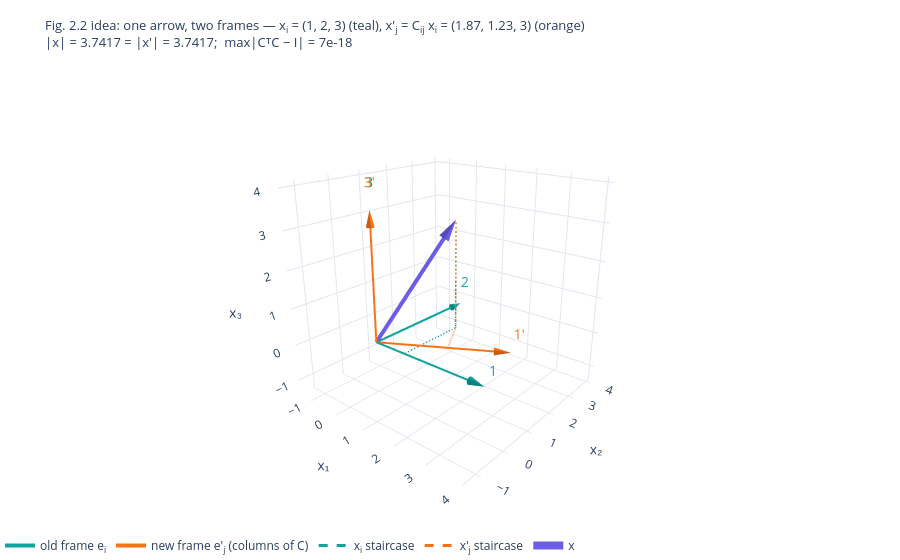

Source (notebook cell):
### Markdown cell above
> ⚠️ **Common confusion (passive vs active):** Wikipedia's rotation matrix $R(\theta)$ rotates a *vector*
> counterclockwise; it has exactly the entries of our C for a frame turned by +θ. But the book uses C *passively*: the
> arrow stays, the axes turn, so the new components are $\mathbf x' = \mathbf C^{\rm T}\mathbf x$ — the transpose.
> Turning the axes by +θ looks, from the axes' point of view, like turning the arrow by −θ.
> `scipy.spatial.transform.Rotation.as_matrix()` is active too. Code: every C-returning function's docstring says
> "passive"; the explainer of C03 has a "what rotates?" toggle that shows both.

### Code cell
from scripts.ch02_fig2_2_rotated_axes import rotated_axes_figure   # drawing helper (P64): two frames, one arrow, both component sets
fig = rotated_axes_figure(C, x=[1, 2, 3])                          # teal old frame, orange new frame (columns of C), the arrow x and its shadows in both
fig.show()                                                         # rotate: the arrow is drawn once

### Figure 1 — Plotly figure (JSON) as saved in the notebook; plotly's stock layout.template omitted (floating-point values rounded to 4 significant figures)
{"data": [{"hoverinfo": "skip", "legendgroup": "old frame e<sub>i</sub>", "line": {"color": "#0fa39c", "width": 4}, "mode": "lines", "name": "old frame e<sub>i</sub>", "showlegend": true, "type": "scatter3d", "x": [0.0, 3.036], "y": [0.0, 0.0], "z": [0.0, 0.0]}, {"anchor": "tail", "colorscale": [[0, "#0fa39c"], [1, "#0fa39c"]], "hoverinfo": "text", "hovertext": "e1", "legendgroup": "old frame e<sub>i</sub>", "name": "old frame e<sub>i</sub>", "showlegend": false, "showscale": false, "sizemode": "raw", "type": "cone", "u": [0.414], "v": [0.0], "w": [0.0], "x": [3.036], "y": [0.0], "z": [0.0]}, {"hoverinfo": "skip", "legendgroup": "new frame e′<sub>j</sub> (columns of C)", "line": {"color": "#f97316", "width": 4}, "mode": "lines", "name": "new frame e′<sub>j</sub> (columns of C)", "showlegend": true, "type": "scatter3d", "x": [0.0, 2.629], "y": [0.0, 1.518], "z": [0.0, 0.0]}, {"anchor": "tail", "colorscale": [[0, "#f97316"], [1, "#f97316"]], "hoverinfo": "text", "hovertext": "e'1 = [0.866 0.5   0.   ]", "legendgroup": "new frame e′<sub>j</sub> (columns of C)", "name": "new frame e′<sub>j</sub> (columns of C)", "showlegend": false, "showscale": false, "sizemode": "raw", "type": "cone", "u": [0.3585], "v": [0.207], "w": [0.0], "x": [2.629], "y": [1.518], "z": [0.0]}, {"hoverinfo": "skip", "legendgroup": "old frame e<sub>i</sub>", "line": {"color": "#0fa39c", "width": 4}, "mode": "lines", "name": "old frame e<sub>i</sub>", "showlegend": false, "type": "scatter3d", "x": [0.0, 0.0], "y": [0.0, 3.036], "z": [0.0, 0.0]}, {"anchor": "tail", "colorscale": [[0, "#0fa39c"], [1, "#0fa39c"]], "hoverinfo": "text", "hovertext": "e2", "legendgroup": "old frame e<sub>i</sub>", "name": "old frame e<sub>i</sub>", "showlegend": false, "showscale": false, "sizemode": "raw", "type": "cone", "u": [0.0], "v": [0.414], "w": [0.0], "x": [0.0], "y": [3.036], "z": [0.0]}, {"hoverinfo": "skip", "legendgroup": "new frame e′<sub>j</sub> (columns of C)", "line": {"color": "#f97316", "width": 4}, "mode": "lines", "name": "new frame e′<sub>j</sub> (columns of C)", "showlegend": false, "type": "scatter3d", "x": [0.0, -1.518], "y": [0.0, 2.629], "z": [0.0, 0.0]}, {"anchor": "tail", "colorscale": [[0, "#f97316"], [1, "#f97316"]], "hoverinfo": "text", "hovertext": "e'2 = [-0.5    0.866  0.   ]", "legendgroup": "new frame e′<sub>j</sub> (columns of C)", "name": "new frame e′<sub>j</sub> (columns of C)", "showlegend": false, "showscale": false, "sizemode": "raw", "type": "cone", "u": [-0.207], "v": [0.3585], "w": [0.0], "x": [-1.518], "y": [2.629], "z": [0.0]}, {"hoverinfo": "skip", "legendgroup": "old frame e<sub>i</sub>", "line": {"color": "#0fa39c", "width": 4}, "mode": "lines", "name": "old frame e<sub>i</sub>", "showlegend": false, "type": "scatter3d", "x": [0.0, 0.0], "y": [0.0, 0.0], "z": [0.0, 3.036]}, {"anchor": "tail", "colorscale": [[0, "#0fa39c"], [1, "#0fa39c"]], "hoverinfo": "text", "hovertext": "e3", "legendgroup": "old frame e<sub>i</sub>", "name": "old frame e<sub>i</sub>", "showlegend": false, "showscale": false, "sizemode": "raw", "type": "cone", "u": [0.0], "v": [0.0], "w": [0.414], "x": [0.0], "y": [0.0], "z": [3.036]}, {"hoverinfo": "skip", "legendgroup": "new frame e′<sub>j</sub> (columns of C)", "line": {"color": "#f97316", "width": 4}, "mode": "lines", "name": "new frame e′<sub>j</sub> (columns of C)", "showlegend": false, "type": "scatter3d", "x": [0.0, 0.0], "y": [0.0, 0.0], "z": [0.0, 3.036]}, {"anchor": "tail", "colorscale": [[0, "#f97316"], [1, "#f97316"]], "hoverinfo": "text", "hovertext": "e'3 = [0. 0. 1.]", "legendgroup": "new frame e′<sub>j</sub> (columns of C)", "name": "new frame e′<sub>j</sub> (columns of C)", "showlegend": false, "showscale": false, "sizemode": "raw", "type": "cone", "u": [0.0], "v": [0.0], "w": [0.414], "x": [0.0], "y": [0.0], "z": [3.036]}, {"hoverinfo": "skip", "mode": "text", "showlegend": false, "text": ["1", "2", "3"], "textfont": {"color": "#0fa39c", "size": 14}, "type": "scatter3d", "x": [3.657, 0.0, 0.0], "y": [0.0, 3.657, 0.0], "z": [0.0, 0.0, 3.657]}, {"hoverinfo": "skip", "mode": "text", "showlegend": false, "text": ["1′", "2′", "3′"], "textfont": {"color": "#f97316", "size": 14}, "type": "scatter3d", "x": [3.167, -1.828, 0.0], "y": [1.828, 3.167, 0.0], "z": [0.0, 0.0, 3.657]}, {"hoverinfo": "text", "hovertext": ["x<sub>i</sub> staircase: [0. 0. 0.]", "x<sub>i</sub> staircase: [1. 0. 0.]", "x<sub>i</sub> staircase: [1. 2. 0.]", "x<sub>i</sub> staircase: [1. 2. 3.]"], "line": {"color": "#0fa39c", "dash": "dash", "width": 3}, "mode": "lines", "name": "x<sub>i</sub> staircase", "type": "scatter3d", "x": [0.0, 1.0, 1.0, 1.0], "y": [0.0, 0.0, 2.0, 2.0], "z": [0.0, 0.0, 0.0, 3.0]}, {"hoverinfo": "text", "hovertext": ["x′<sub>j</sub> staircase: [0. 0. 0.]", "x′<sub>j</sub> staircase: [1.616 0.933 0.   ]", "x′<sub>j</sub> staircase: [1. 2. 0.]", "x′<sub>j</sub> staircase: [1. 2. 3.]"], "line": {"color": "#f97316", "dash": "dash", "width": 3}, "mode": "lines", "name": "x′<sub>j</sub> staircase", "type": "scatter3d", "x": [0.0, 1.616, 1.0, 1.0], "y": [0.0, 0.933, 2.0, 2.0], "z": [0.0, 0.0, 0.0, 3.0]}, {"hoverinfo": "skip", "legendgroup": "x", "line": {"color": "#6c5ce7", "width": 8}, "mode": "lines", "name": "x", "showlegend": true, "type": "scatter3d", "x": [0.0, 0.85], "y": [0.0, 1.7], "z": [0.0, 2.55]}, {"anchor": "tail", "colorscale": [[0, "#6c5ce7"], [1, "#6c5ce7"]], "hoverinfo": "text", "hovertext": "x = [1. 2. 3.] = x' = [1.866 1.232 3.   ] (same arrow)", "legendgroup": "x", "name": "x", "showlegend": false, "showscale": false, "sizemode": "raw", "type": "cone", "u": [0.15], "v": [0.3], "w": [0.45], "x": [0.85], "y": [1.7], "z": [2.55]}], "layout": {"height": 560, "legend": {"orientation": "h", "y": -0.02}, "margin": {"b": 0, "l": 0, "r": 0, "t": 60}, "paper_bgcolor": "white", "scene": {"aspectmode": "cube", "camera": {"eye": {"x": 1.5, "y": -1.8, "z": 0.9}}, "xaxis": {"gridcolor": "#e3e6ee", "range": [-1.449, 4.14], "showbackground": false, "title": {"text": "x₁"}, "zerolinecolor": "#e3e6ee"}, "yaxis": {"gridcolor": "#e3e6ee", "range": [-1.449, 4.14], "showbackground": false, "title": {"text": "x₂"}, "zerolinecolor": "#e3e6ee"}, "zaxis": {"gridcolor": "#e3e6ee", "range": [-1.449, 4.14], "showbackground": false, "title": {"text": "x₃"}, "zerolinecolor": "#e3e6ee"}}, "title": {"font": {"size": 13}, "text": "Fig. 2.2 idea: one arrow, two frames — x<sub>i</sub> = (1, 2, 3) (teal), x′<sub>j</sub> = C<sub>ij</sub> x<sub>i</sub> = (1.87, 1.23, 3) (orange)<br>|x| = 3.7417 = |x′| = 3.7417;  max|CᵀC − I| = 7e-18"}}}
